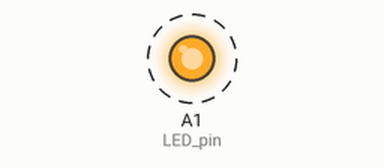
The sketch below on a simulated Arduino Uno, built with avr-gcc and run on an emulated ATmega328P. Parts: output pins drawn as LEDs (lit = HIGH). Dashed ring = blinking.

Above: at 0.5 s.
Timing chart, 0 to 4.6 s (numbered marks = the images above):
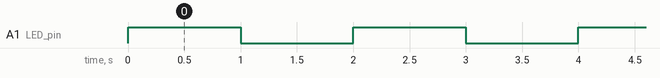

The sketch:

Tx_code.ino
```cpp
#define LED_pin A1

void setup() {
  // put your setup code here, to run once:

  pinMode(LED_pin, OUTPUT);

}

void loop() {
  // put your main code here, to run repeatedly:

  digitalWrite(LED_pin, HIGH);
  delay(1000);
  digitalWrite(LED_pin, LOW);
  delay(1000);

}
```

Measured:
- by itself, A1 (LED_pin): alternates HIGH for 1.0 s and LOW for 1.0 s
